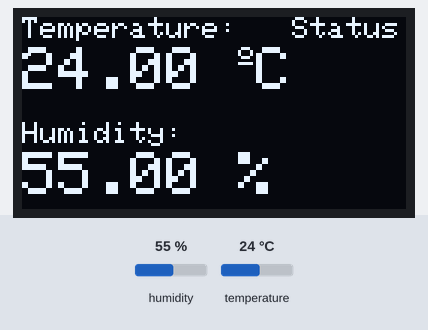
Bench run of a sketch on a simulated ESP8266 (Wemos D1 mini). Parts: 128×64 one-colour display. The test bench sets the inputs (shaded band); at power-on: humidity 55 %, temperature 24 °C. WiFi joins after 1.5 s; servers stay silent unless stated; no MQTT or app messages arrive unless stated; what the sketch prints to the serial monitor is not drawn.

Above: at 9.7 s.
9.8 s: humidity set to 22 %
At 15.3 s:
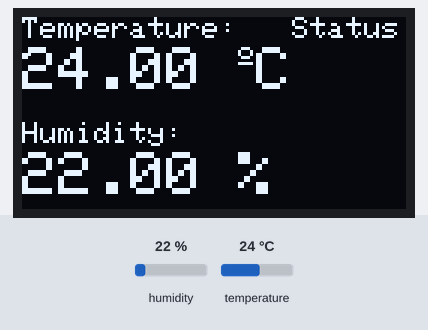
16.1 s: temperature set to 12 °C
At 21.3 s:
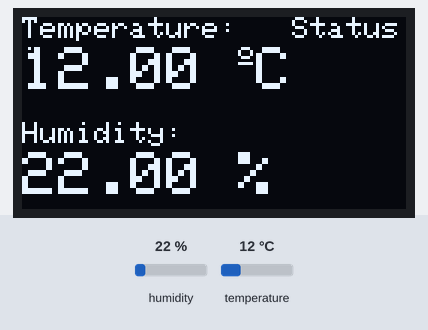
26.7 s: humidity set to 40 %
At 32.2 s:
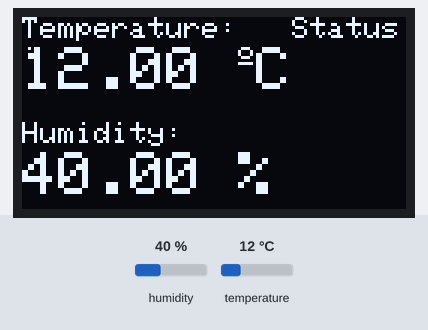
37.8 s: temperature set to 19 °C
At 43.0 s:
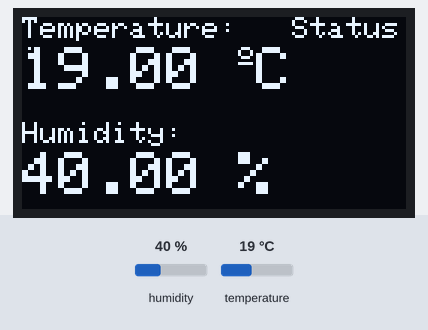
Timing chart, 0 to 44.5 s (numbered marks = the images above; inputs shaded):
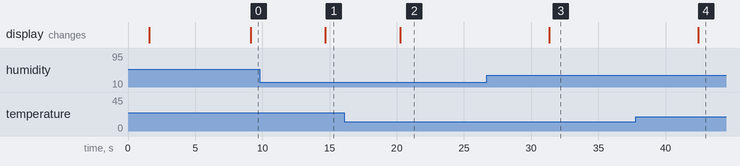

Measured:
- after the input at 9.8 s, the display: changes after 4.9 s (image 1)
- after the input at 16.1 s, the display: changes after 4.1 s (image 2)
- after the input at 26.7 s, the display: changes after 4.6 s (image 3)
- after the input at 37.8 s, the display: changes after 4.6 s (image 4)

The sketch:

battatden_lab11.ino
```cpp
#include <Wire.h>
#include <Adafruit_GFX.h>
#include <Adafruit_SSD1306.h>
#include <Adafruit_Sensor.h>
#include <DHT.h>
#include <ESP8266WiFi.h>
#include <WiFiClient.h>
#include <ESP8266WebServer.h>
#include <ESP8266mDNS.h>

#include <PubSubClient.h>
#include <ArduinoJson.h>


//OLED
#define SCREEN_WIDTH 128  // OLED display width, in pixels
#define SCREEN_HEIGHT 64  // OLED display height, in pixels

// Declaration for an SSD1306 display connected to I2C (SDA, SCL pins)
Adafruit_SSD1306 display(SCREEN_WIDTH, SCREEN_HEIGHT, &Wire, -1);

#ifndef APSSID
#define APSSID "HSU_Students" // existing Wifi network
#define APPSK  "dhhs12cnvch"
// #define APSSID "DoanTin"  // existing Wifi network
// #define APPSK "doantin135"
#endif

/* Set these to your desired credentials. */
const char* ssid = APSSID;
const char* password = APPSK;
ESP8266WebServer server(80);
MDNSResponder mdns;

// Thông tin về MQTT Broker
#define mqtt_server "broker.emqx.io"
const uint16_t mqtt_port = 1883;  //Port của MQTT broker
#define mqtt_topic_pub "tin/led"
#define mqtt_topic_sub "tin/led"
WiFiClient espClient;
PubSubClient client(espClient);
StaticJsonDocument<256> doc;  //PubSubClient limits the message size to 256 bytes (includingheader)
char dhtstatus[32] = "on";

//#define DHTPIN D5     // Digital pin connected to the DHT sensor
const int DHTPIN = D5;  //Chân Out của cảm biến nối chân số 5 Arduino
//stutus OLED

String data;
// Uncomment the type of sensor in use:
#define DHTTYPE DHT11  // DHT 11
//#define DHTTYPE    DHT22     // DHT 22 (AM2302)
//#define DHTTYPE    DHT21     // DHT 21 (AM2301)

DHT dht(DHTPIN, DHTTYPE);

void setup() {

  Serial.begin(115200);
  // hàm thực hiện chức năng kết nối Wifi và in ra địa chỉ IP của ESP8266
  setup_wifi();
  // cài đặt server eclispe mosquitto / mqttx và lắng nghe client ở port 1883
  client.setServer(mqtt_server, mqtt_port);
  // gọi hàm callback để thực hiện các chức năng publish/subcribe
  client.setCallback(callback);
  // gọi hàm reconnect() để thực hiện kết nối lại với server khi bị mất kết nối
  reconnect();
  // Bat tat OLED


  server.onNotFound(handleNotFound);

  server.enableCORS(true);

  server.begin();
  Serial.println("HTTP server started");

  dht.begin();

  if (!display.begin(SSD1306_SWITCHCAPVCC, 0x3C)) {
    Serial.println(F("SSD1306 allocation failed"));
    for (;;)
      ;
  }
  delay(2000);
  display.clearDisplay();
  display.setTextColor(WHITE);
}

//MQTT
void setup_wifi() {
  delay(10);
  Serial.println();
  Serial.print("Connecting to ");
  Serial.println(ssid);
  // kết nối đến mạng Wifi
  WiFi.begin(ssid, password);
  // in ra dấu . nếu chưa kết nối được đến mạng Wifi
  while (WiFi.status() != WL_CONNECTED) {
    delay(500);
    Serial.print(".");
  }
  // in ra thông báo đã kết nối và địa chỉ IP của ESP8266
  Serial.println("");
  Serial.println("WiFi connected");
  Serial.println("IP address: ");
  Serial.println(WiFi.localIP());
}
void callback(char* topic, byte* payload, unsigned int length) {

  //in ra tên của topic và nội dung nhận được từ kênh MQTT lens đã publish
  Serial.print("Message arrived [");
  Serial.print(topic);
  Serial.print("] ");
  for (int i = 0; i < length; i++) {
    Serial.print((char)payload[i]);
  }
  // kiểm tra nếu dữ liệu nhận được từ topic wemos/led/status là chuỗi "on"
  // sẽ bậtled D4, nếu là chuỗi "off" sẽ tắt led D4

  Serial.println();
}
void reconnect() {
  // lặp cho đến khi được kết nối trở lại
  while (!client.connected()) {
    Serial.print("Attempting MQTT connection...");
    // hàm connect có đối số thứ 1 là id đại diện cho mqtt client phải duy nhất,
    // đối số thứ 2 là username và đối số thứ 3 là password nếu có
    if (client.connect("tin_thcntt3")) {
      Serial.println("connected");
      // Đọc nhiệt độ và độ ẩm từ cảm biến DHT11


      // Kiểm tra xem việc đọc dữ liệu từ cảm biến có thành công không


      // Tạo một JSON object để chứa dữ liệu nhiệt độ và độ ẩm
      StaticJsonDocument<200> doc;
       char buffer[256];
      size_t n = serializeJson(doc, buffer);

      // float t = dht.readTemperature();
      // float h = dht.readHumidity();
      //  doc["id"] = "1";
      // doc["device"] = "dht11";
      // doc["temperature"] = t;
      // doc["humidity"] = h;
      n=serializeJson(doc, buffer);
      client.publish(mqtt_topic_pub, buffer, n);
      // Chuyển đổi JSON object thành chuỗi và gửi lên MQTT


      // Đăng ký nhận gói tin tại topic esp/test
      client.subscribe(mqtt_topic_sub);
    } else {
      // in ra màn hình trạng thái của client khi không kết nối được với MQTT broker
      Serial.print("failed, rc=");
      Serial.print(client.state());
      Serial.println(" try again in 5 seconds");
      // delay 5s trước khi thử lại
      delay(5000);
    }
  }
}

void loop() {
  delay(5000);
  if (!client.connected()) {
    reconnect();
  }
  client.loop();
  //read temperature and humidity
  float t = dht.readTemperature();
  float h = dht.readHumidity();
  if (isnan(h) || isnan(t)) {
    Serial.println("Failed to read from DHT sensor!");
  }

  // Create a JSON object
  StaticJsonDocument<200> jsonDoc;
  jsonDoc["temperature"] = t;
  jsonDoc["humidity"] = h;

  // Convert JSON object to string
  char buffer[256];
  size_t n = serializeJson(jsonDoc, buffer);

  // Publish JSON string
  client.publish(mqtt_topic_pub, buffer, n);

  // clear display
  display.clearDisplay();

  // display temperature
  display.setTextSize(1);
  display.setCursor(0, 0);
  display.print("Temperature: ");
  display.setCursor(90, 0);
  display.print("Status: ");
  display.setTextSize(2);
  display.setCursor(0, 10);
  display.print(t);
  display.print(" ");
  display.setTextSize(1);
  display.cp437(true);
  display.write(167);
  display.setTextSize(2);
  display.print("C");

  // display humidity
  display.setTextSize(1);
  display.setCursor(0, 35);
  display.print("Humidity: ");
  display.setTextSize(2);
  display.setCursor(0, 45);
  display.print(h);
  display.print(" %");
  //bat tat DHT11
  server.handleClient();

  delay(500);
  display.display();
}


void handleNotFound() {
  server.send(404, "text/plain", "Not found");
}
```
